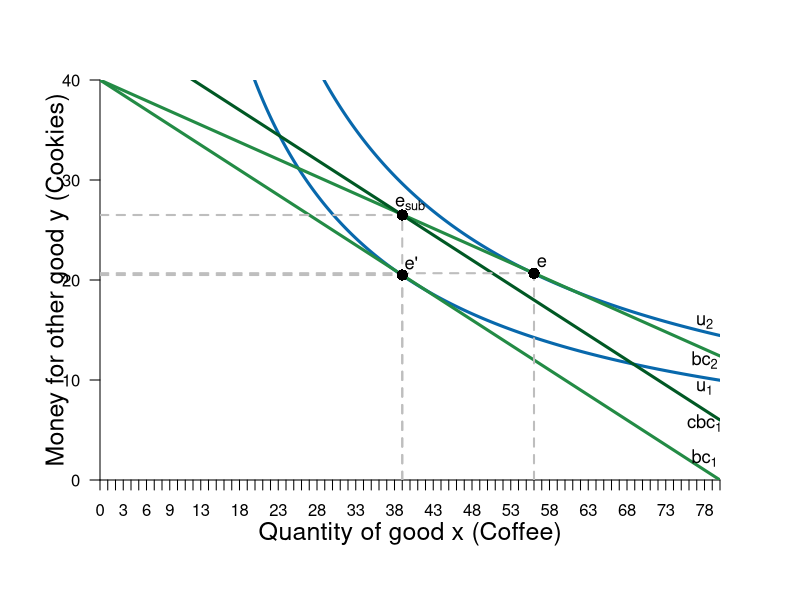

Here is the R script that generated this plot:
#Graph Designer: Simon Halliday
#Authors: Bowles, Foley and Halliday
#Title: Coordination, Conflict and Competition: A Text in Microeconomics

library(shape)
require(shape)
pdf(file = "/Users/rileyboeth/Library/Mobile Documents/com~apple~CloudDocs/bfh textbook - backup/figure7_18.pdf", width = 10, height = 8)

#Set parameters for graphics
axislabelsize <- 1.5
labelsize <- 1.1
graphlinewidth <- 3
segmentlinewidth <- 2

COL <- c("#7fc97f", "#beaed4", "#fdc086", "#ffff99", "#386cb0", "#f0027f", "#bf5b17", "#666666")
COLA <- c("#e0f3db", "#99d8c9","#66c2a4","#41ae76", "#238b45", "#005824")
COLB <- c("#4eb3d3", "#2b8cbe", "#0868ac","#084081")

#Edited the margins to cater for the larger LHS labels
par(mar =  c(6, 5, 4, 4))

#Original budget constraint and pivoted budget constraint

bc1 <- function(x,y) {
  40 - .5*x
}

bc2 <- function(x, y) {
  40 - .345*x
}

#Utility functions 

uFn <- function(x, y, alpha = 0.5){
  (x^alpha)*(y^(1-alpha))
}

#Compensated budget constraint parallel to bc1

cbc1 <- function(x, y) {
  46 - .5*x
}

#Add limits on axes and levels of utility for each indifference curve
ylims <- c(0, 40)
xlims <- c(0, 80)

npts <- 501 
x <- seq(xlims[1], xlims[2], length.out = npts)
y <- seq(ylims[1], ylims[2], length.out = npts) 

a <- c(28.25,34) #alpha = 0.6

plot(0, 0, xlim = xlims, ylim = ylims, type = "n",
     xlab = expression(paste("")),
     ylab = expression(paste("")), 
     xaxt = "n", 
     yaxt = "n", 
     cex.lab = axislabelsize, 
     bty = "n", 
     xaxs="i", 
     yaxs="i"
)

#x and y limits and ticks 

ticksx <- seq(from = 0, to = xlims[2], by = 1)
xlabels <- seq(from = 0, to = xlims[2], by = 1)
ticksy <- seq(from = 0, to = ylims[2], by = 10)
ylabels <- seq(from = 0, to = ylims[2], by = 10)

axis(1, at = ticksx, pos = 0, labels = xlabels)
axis(2, at = ticksy, pos = 0, labels = ylabels, las = 1)

npts <- 500 
xx1 <- seq(xlims[1], xlims[2], length.out = npts)
xx2 <- seq(0, xlims[2], length.out = npts)
xx3 <- seq(xlims[1], 0, length.out = npts)
xx4 <- seq(-11, 0, length.out = npts)

contour(x, y, 
        outer(x, y, uFn),
        drawlabels = FALSE,
        col = COLB[3],
        lwd = graphlinewidth,
        levels = a, 
        xaxs="i", 
        yaxs="i", 
        add = TRUE)

#Axis labels
mtext(expression(paste("Quantity of good x (Coffee)")), side = 1, line = 2.5, cex = axislabelsize)
text(-5.5, 0.5*ylims[2], expression(paste("Money for other good y (Cookies)")), xpd = TRUE, cex = axislabelsize, srt = 90) 

lines(xx1, bc1(xx1, y), col = COLA[5], lwd = graphlinewidth)
lines(xx1, bc2(xx1, y), col = COLA[5], lwd = graphlinewidth)
lines(xx1, cbc1(xx1, y), col = COLA[6], lwd = graphlinewidth)


#Label curves

text(78, 9.2, expression("u"[1]), cex = labelsize)
text(78, 15.8, expression("u"[2]), cex = labelsize)
text(78, 2.2, expression("bc"[1]), cex = labelsize)
text(78, 12, expression("bc"[2]), cex = labelsize)
text(78, 5.7, expression("cbc"[1]), cex = labelsize)

#Label points e-sub, e, e'

text(40, cbc1(39)+1.1, expression(paste("e"[sub])), cex = labelsize)
segments(39, 0, 39, cbc1(x = 39), lty = 2, col = "gray", lwd = segmentlinewidth)
segments(0, cbc1(x = 39), 39, cbc1(x = 39), lty = 2, col = "gray", lwd = segmentlinewidth)
points(39, cbc1(x = 39), pch = 16, col = "black", cex = 1.5)

text(57, bc2(56)+1.1, expression(paste("e")), cex = labelsize)
segments(56, 0, 56, bc2(x = 56), lty = 2, col = "gray", lwd = segmentlinewidth)
segments(0, bc2(x = 56), 56, bc2(x = 56), lty = 2, col = "gray", lwd = segmentlinewidth)
points(56, bc2(x = 56), pch = 16, col = "black", cex = 1.5)

text(40.2, bc1(39)+1.2, expression(paste("e'")), cex = labelsize)
segments(39, 0, 39, bc1(x = 39), lty = 2, col = "gray", lwd = segmentlinewidth)
segments(0, bc1(x = 39), 39, bc1(x = 39), lty = 2, col = "gray", lwd = segmentlinewidth)
points(39, bc1(x = 39), pch = 16, col = "black", cex = 1.5)

dev.off()
